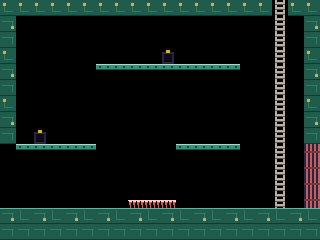

This is a level from a 2D game, rendered from its Tiled map with the project's own tilesets. A one-line summary and the complete map file follow:
An orthogonal 20x15 tile map with 16x16 px tiles, 1 tile layer (Tiles) and 8 objects (4x Door, 2x Socket, 2x Drone).

<map version="1.10" tiledversion="1.11.2" orientation="orthogonal" renderorder="right-down" width="20" height="15" tilewidth="16" tileheight="16" infinite="0" nextlayerid="4" nextobjectid="9">
  <properties>
    <property name="index" value="4" type="int" />
    <property name="name" value="Room 4" />
    <property name="left" value="3" type="int" />
    <property name="right" value="5" type="int" />
    <property name="up" value="2" type="int" />
    <property name="down" value="255" type="int" />
    <property name="zone" value="0" type="int" />
  </properties>
  <tileset firstgid="1" source="../tileset.tsx" />
  <layer id="1" name="Tiles" width="20" height="15">
    <data encoding="csv">
19,19,19,19,19,19,19,19,19,19,19,19,19,19,19,19,19,23,19,19,
21,1,1,1,1,1,1,1,1,1,1,1,1,1,1,1,1,23,1,21,
20,1,1,1,1,1,1,1,1,1,1,1,1,1,1,1,1,23,1,20,
19,1,1,1,1,1,1,1,1,1,26,1,1,1,1,1,1,23,1,19,
21,1,1,1,1,1,22,22,22,22,22,22,22,22,22,1,1,23,1,21,
20,1,1,1,1,1,1,1,1,1,1,1,1,1,1,1,1,23,1,20,
19,1,1,1,1,1,1,1,1,1,1,1,1,1,1,1,1,23,1,19,
21,1,1,1,1,1,1,1,1,1,1,1,1,1,1,1,1,23,1,21,
20,1,26,1,1,1,1,1,1,1,1,1,1,1,1,1,1,23,1,20,
1,22,22,22,22,22,1,1,1,1,1,22,22,22,22,1,1,23,1,25,
1,1,1,1,1,1,1,1,1,1,1,1,1,1,1,1,1,23,1,25,
1,1,1,1,1,1,1,1,1,1,1,1,1,1,1,1,1,23,1,25,
1,1,1,1,1,1,1,1,24,24,24,1,1,1,1,1,1,23,1,25,
18,17,18,17,18,17,18,17,18,17,18,17,18,17,18,17,18,17,18,17,
20,20,20,20,20,20,20,20,20,20,20,20,20,20,20,20,20,20,20,20
</data>
  </layer>
  <objectgroup id="2" name="Spawns">
    <object id="1" name="Socket" class="Socket" x="160" y="48">
      <point />
    </object>
    <object id="2" name="Drone" class="Drone" x="160" y="96">
      <point />
    </object>
    <object id="3" name="Socket" class="Socket" x="32" y="128">
      <point />
    </object>
    <object id="4" name="Door" class="Door" x="304" y="144">
      <point />
    </object>
    <object id="5" name="Drone" class="Drone" x="64" y="160">
      <point />
    </object>
    <object id="6" name="Door" class="Door" x="304" y="160">
      <point />
    </object>
    <object id="7" name="Door" class="Door" x="304" y="176">
      <point />
    </object>
    <object id="8" name="Door" class="Door" x="304" y="192">
      <point />
    </object>
  </objectgroup>
</map>
